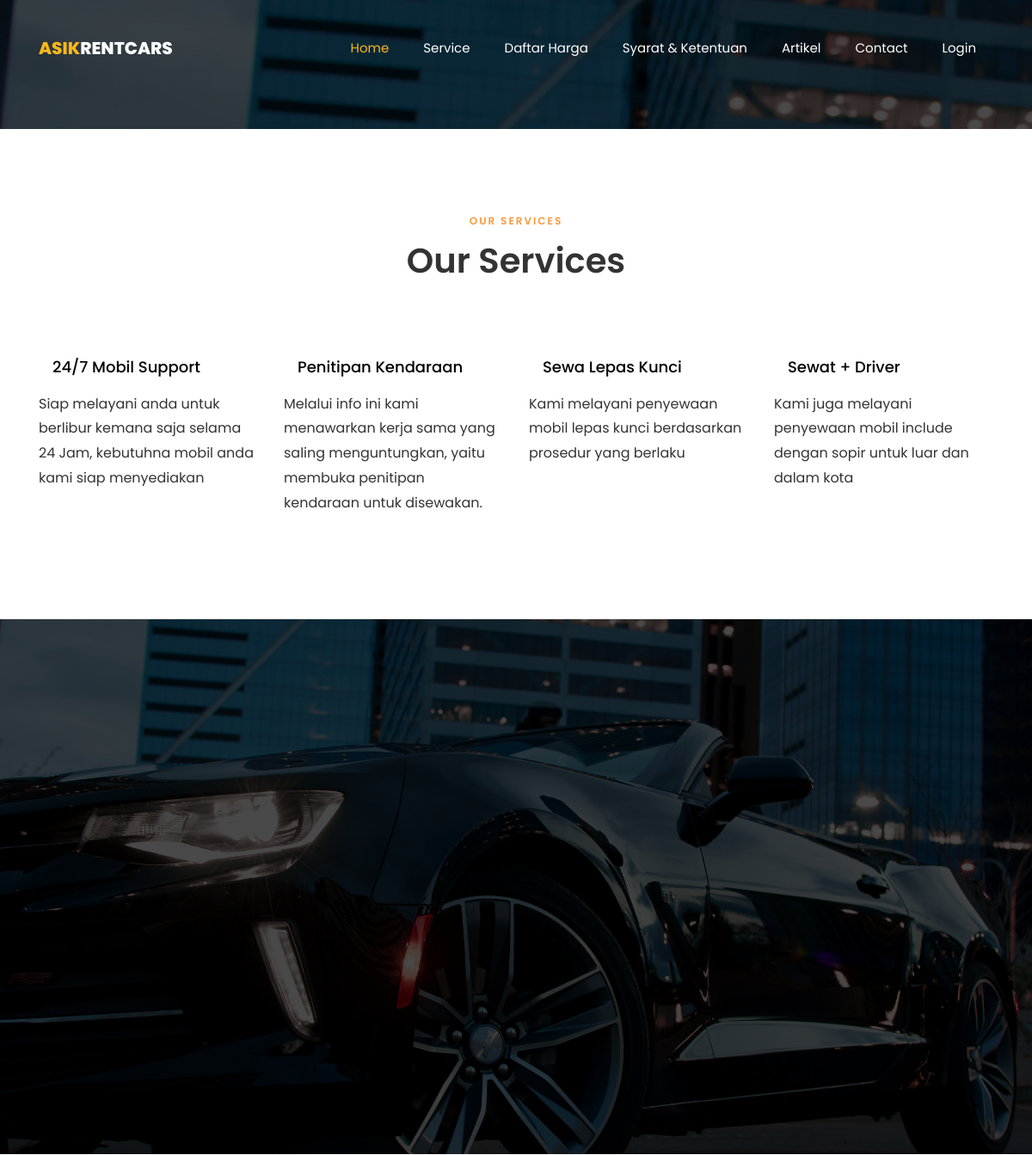
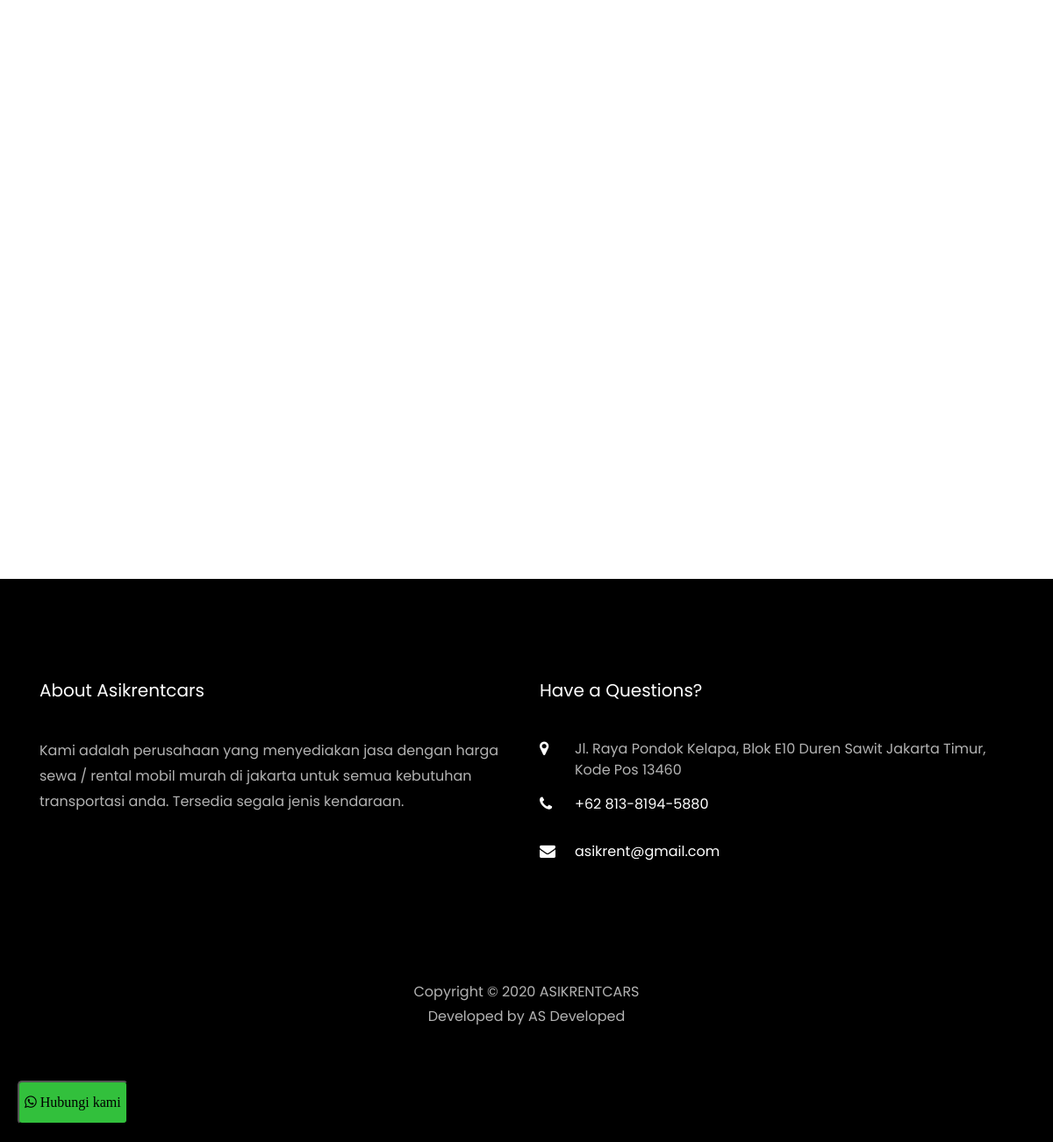
/services, run on the app's committed database (2 pictures, top to bottom).
### tables this page shows
CREATE TABLE `layanan` (
  `id_layanan` int(11) NOT NULL,
  `Title` varchar(100) NOT NULL,
  `Desc` text NOT NULL
);

### application/controllers/Users/Home.php (called while the page is built, shortened)
<?php defined('BASEPATH') OR exit('No direct script access allowed');
class Home extends CI_Controller{
    public function services(){
        $data['title'] = "Services";
        $data['testi'] = $this->Model_data->get_all_data('message');
        $data['hasil'] = $this->Model_data->get_all_data('layanan');
        $tmp['content'] = $this->load->view('user/frontend/services',$data, true);
        $this->load->view('user/templates/bootstrap',$tmp);
    }
}

### index.php (called while the page is built, shortened)
<?php
require_once BASEPATH.'core/CodeIgniter.php';

### application/models/Model_data.php (called while the page is built, shortened)
<?php
class Model_data extends CI_Model
{
	function get_all_data($tabel){
		return $this->db->get($tabel)->result_array();
	}
}

### application/views/user/frontend/services.php (the view, shortened to what this page needs)
<div data-aos="zoom-in" class="services-section"
    style="background-image: url('<?php echo base_url()?>assets/images/bg_2.jpg'); width: 100%; height: 150px;">
    <div class="overlay"></div>
</div>
<section class="ftco-section services-section">
    <div class="container">
        <div class="row justify-content-center">
            <div class="col-md-12 heading-section text-center ftco-animate mb-5">
                <span class="subheading">Our Services</span>
                <h2 class="mb-2">Our Services</h2>
            </div>
        </div>
        <div class="row d-flex">
        <?php foreach ($hasil as $key => $serv) {?>
            <div class="col-md-3 d-flex align-self-stretch ftco-animate">
                <div class="media block-6 services">
                    <div class="media-body py-md-4">
                        <div class="d-flex mb-3 align-items-center">
                            <h3 class="heading mb-0 pl-3"><?php echo $serv['Title'];?></h3>
                        </div>
                        <p><?php echo $serv['Desc'];?></p>
                    </div>
                </div>
            </div>
            <?php } ?>
        </div>
    </div>
</section>
<section class="ftco-section services-section img"
    style="background-image: url('<?php echo base_url()?>assets/images/bg_2.jpg');">
    <div class="overlay"></div>
    <div class="container">
        <div class="row justify-content-center mb-5">
        </div>
        <div class="row">
        </div>
    </div>
</section>
<section class="ftco-section testimony-section">
    <div class="container">
        <div class="row justify-content-center mb-5">
        </div>
    </div>
</section>

### data on the page
layanan: Title "24/7 Mobil Support", Desc "Siap melayani anda untuk berlibur kemana saja selama 24 Jam, kebutuhna mobil anda kami siap menyediakan"
layanan: Title "Penitipan Kendaraan", Desc "Melalui info ini kami menawarkan kerja sama yang saling menguntungkan, yaitu membuka penitipan kendaraan untuk disewakan."
layanan: Title "Sewa Lepas Kunci", Desc "Kami melayani penyewaan mobil lepas kunci berdasarkan prosedur yang berlaku"
layanan: Title "Sewat + Driver", Desc "Kami juga melayani penyewaan mobil include dengan sopir untuk luar dan dalam kota"
